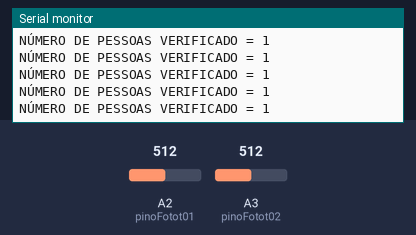
This sketch was run on a simulated Arduino Uno, built with avr-gcc and run on an emulated ATmega328P. Shown: the last lines printed to the serial monitor. Inputs (shaded band) come from the test bench; at power-on: A2 (pinoFotot01) = 512, A3 (pinoFotot02) = 512.

Above: at 1.2 s.
1.3 s: A2 (pinoFotot01) set to 788
4.3 s: A2 (pinoFotot01) set to 814
At 4.43 s:
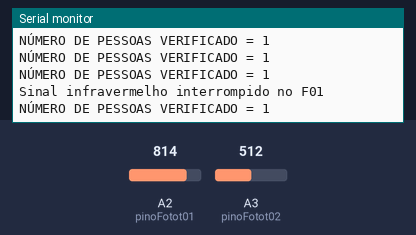
5.9 s: A3 (pinoFotot02) set to 790
8.9 s: A3 (pinoFotot02) set to 808
At 9.02 s:
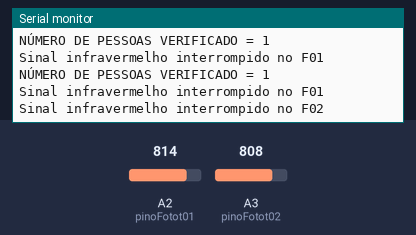

Measured:
- the behaviour switches between 800 and 801 on A3 (pinoFotot02) (found by bisection; images 1 and 2)
- after the input at 4.3 s, the serial monitor: prints a new line after 0.07 s (image 1)
- after the input at 8.9 s, the serial monitor: prints a new line after 0.10 s (image 2)

The sketch:

Teste_DeteccaoIR.ino
```cpp
/* Teste 01 - Sistema Auxiliar de Detecção Infravermelho (usando Led Emissor IR e Fototransistor IR)  (NÃO TESTADO E PUCO PROVAVEL Q DE CERTO)
- Proposta: Utilizar o Led Emissor IR e Fototransistor IR em conjunto com o Arduino e enviar o sinal IR do emissor para o receptor, e sempre que o sinal for interrompido significa que algum obstaculo/pessoa passou pelo perimetro. Com um comjunto formado por dois pares desse sistema podemos determida o sentido da locomoção (se a pessoa esta entrando ou saindo) se instalado em uma abertura (como porta ou janela).

*OBS.01: Quanto maior for a distância do emissor em relação ao receptor, maior será a leitura feita pelo pino analógico.

*OBS.02: O Fototransistor funciona de forma similar que um transistor NPN, ou seja, é constituído de Base, Coletor e Emissor. Coletor é o terminal mais curto (C) eo Emissor é o terminal mais comprido (E). Conecte o terminal maior (E - emissor) no GND e o terminal menor ou o lado com chanfro (C - coletor) em um pino analógico do Arduino.

*/

const int pinoFotot01 = A2; // Pino Analogico
const int pinoFotot02 = A3; // Pino Analogico

int controle_pessoas = 1;  // Ao ligar o dispositivo e sair, esse valor será ZERO! (consederando que apenas uma pessoa saiu apos o dispositivo ser ligado). Essa condição pode ter que ser adaptada dependendo da situação ou local de instalação (se for instalado em uma janela, pode ser iniciado ja como ZERO).
int cont_F01, cont_F02 = 0; // Variaveis de controle para auxiliar na determinação da ordem de disparo do sistema.

  void setup() {
    Serial.begin(9600); // Iniciando comunicaçao Serial
    pinMode(pinoFotot01, INPUT); // Pino de Entrada
    pinMode(pinoFotot02, INPUT); // Pino de Entrada
  }

  void loop() {
// ANALIZANDO O PRIMEIRO PAR(LedIR01 e F01 que devem está mais para a parte de FORA, logo se ele for acionado primeiro é pq a pesoa está ENTRANDO.)
// ANALIZANDO O SEGUNDO PAR(LedIR02 e F02 que devem está mais para a parte de DENTRO, logo se ele for acionado primeiro é pq a pesoa está SAINDO.)

    if(cont_F01 == 0 && cont_F02 == 0){
	    if(analogRead(pinoFotot01) > 800){   // Sinal infravermelho do F01 interrompido! (valor varia de acordo com a distancia do Led01 e F01,e pode ter que ser calibrado).
	    	Serial.println("Sinal infravermelho interrompido no F01");
	    	cont_F01 = 1; // o F1 foi o Primeiro à disparar
	    	if(analogRead(pinoFotot02) > 800){  // Sinal infravermelho do F02 interrompido! (valor varia de acordo com a distancia do Led02 e F02,e pode ter que ser calibrado).
	    	Serial.println("Sinal infravermelho interrompido no F02");
	    	cont_F02 = 2; //  o F2 foi o Sugundo à disparar
		}
	    }
    }

// OBS.: Não tenho certeza se o bloco de instruções de baixo não vai sobreescrever o de cima! A logica pode ter que ser modificada.

    if(cont_F01 == 0 && cont_F02 == 0){
	    if(analogRead(pinoFotot02) > 800){   // Sinal infravermelho do F02 interrompido! (valor varia de acordo com a distancia do Led01 e F01,e pode ter que ser calibrado).
	    	Serial.println("Sinal infravermelho interrompido no F02");
	    	cont_F02 = 1; //  o F2 foi o Primeiro à disparar
	    	if(analogRead(pinoFotot02) > 800){  // Sinal infravermelho do F01 interrompido! (valor varia de acordo com a distancia do Led02 e F02,e pode ter que ser calibrado).
	    	Serial.println("Sinal infravermelho interrompido no F01");
	    	cont_F01 = 2; //  o F1 foi o Sugundo à disparar
		}
	    }
    }

// Analizando a ordem para determinar se o movimento foi de ENTRADA ou SAIDA:
   if (cont_F01 == 1 && cont_F02 == 2){
  	Serial.println("ALGUEM ENTROU"); // ALGUEM ENTROU!
   }
   if (cont_F01 == 2 && cont_F02 == 1){
  	Serial.println("ALGUEM SAIU"); // ALGUEM SAIU!
   }
   Serial.print("NÚMERO DE PESSOAS VERIFICADO = ");
   Serial.println(controle_pessoas);
// Reiniciando os parametros de controle:
   cont_F01 = 0;
   cont_F02 = 0;

 }
```
